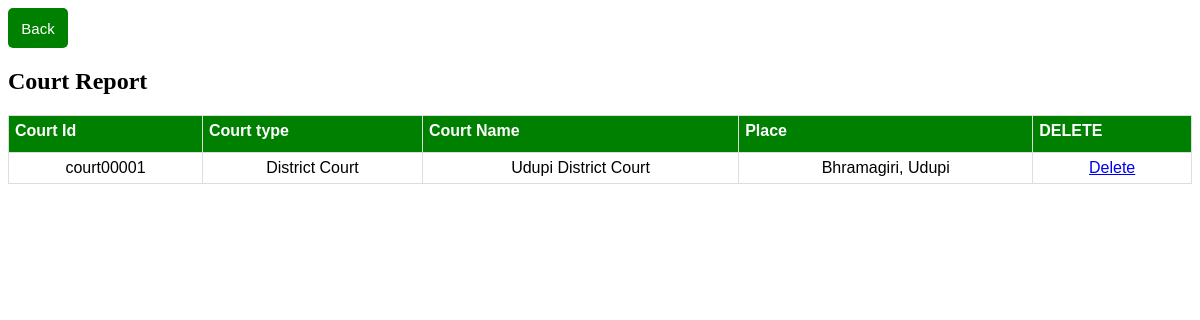
Screenshot of /courtreport.php (signed in) with the database file from the repository.
### tables this page shows
CREATE TABLE `court` (
  `court_id` varchar(20) NOT NULL,
  `courttype` varchar(50) NOT NULL,
  `courtname` varchar(50) NOT NULL,
  `courtplace` varchar(30) NOT NULL
);

### courtreport.php (the view, shortened to what this page needs)
<!DOCTYPE html>
<?php
 require "dbconfig.php";
 $conn=mysqli_connect($host,$user,$pass,$db) or die("we couldn't connect");
 ?>
<html>
<head>
</head>
<body>
	<div align="left">
		<button id="abc" style="width:60px;" onclick="window.location.href='index1.php'">Back</button>
</div>
<div class="form">
<h2>Court Report</h2>
<table id="customers" width="100%" border="1" style="border-collapse:collapse;">
<thead>
<tr>
<th><strong>Court Id</strong></th>
<th><strong>Court type</strong></th>
<th><strong>Court Name</strong></th>
<th><strong>Place</strong></th>
<th><strong>DELETE</strong></th>
</thead>
<tbody>
<?php
$count=1;
$sel_query="Select * from court ORDER BY court_id ASC";
$resul = mysqli_query($conn,$sel_query);
if(mysqli_num_rows($resul)>0){
while($row = mysqli_fetch_assoc($resul)) { ?>
<td align="center"><?php echo $row["court_id"]; ?></td>
<td align="center"><?php echo $row["courttype"]; ?></td>
<td align="center"><?php echo $row["courtname"]; ?></td>
<td align="center"><?php echo $row["courtplace"]; ?></td>
<td align="center">
	<a href="delete5.php?id=<?php echo $row["court_id"];?>">Delete</a>
</td>
<?php $count++; }} ?>
</tbody>
</table>
</div>
</body>
</html>

### courtreport.php (style rules this page uses)
#customers { font-family: "Trebuchet MS", Arial, Helvetica, sans-serif; border-collapse: collapse; width: 100%; }
#customers td, #customers th { border: 1px solid #ddd; padding: 6px; }
#customers th { padding-top: px; padding-bottom: 12px; text-align: left; background-color: green; color: white; }
#abc { padding: 10px; font-size: 15px; height:40px; width:80px; color: white; background: green; border: none; border-radius: 5px; }

### rows the page displays
court: court_id "court00001", courttype "District Court", courtname "Udupi District Court", courtplace "Bhramagiri, Udupi"
